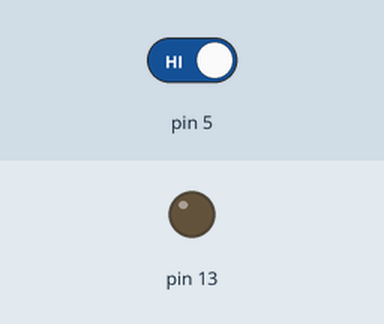
This sketch was run on a simulated Arduino Uno, built with avr-gcc and run on an emulated ATmega328P. On the bench: output pins drawn as LEDs (lit = HIGH). The inputs (shaded band) are chosen by the test bench; at power-on: pin 5 HIGH.

Above: at 1.2 s.
1.3 s: pin 5 driven LOW
At 2.5 s:
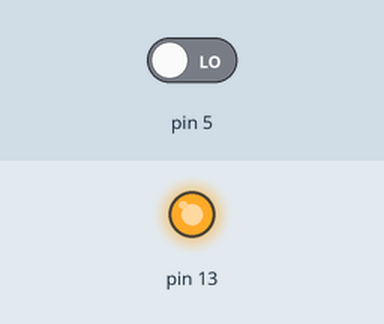
2.8 s: pin 5 driven HIGH
At 3.9 s:
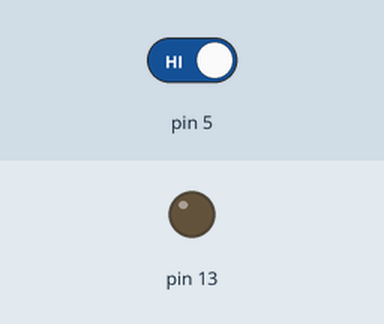
Timing chart, 0 to 5.8 s (numbered marks = the images above; inputs shaded):
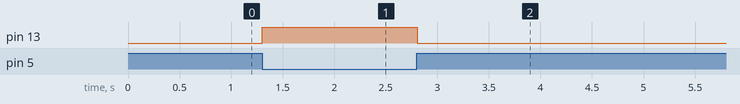

Measured:
- after the input at 1.3 s, pin 13: LOW → HIGH at once
- after the input at 2.8 s, pin 13: HIGH → LOW at once

The sketch:

IRSensor_project2.ino
```cpp
void setup()
{
  pinMode(13,OUTPUT);
  pinMode(5,INPUT);
  Serial.begin(9600);
}

void loop()
{
  if (digitalRead(5)==LOW)
  {
    digitalWrite(13,HIGH);
    delay(10);
  }
  else
  {
    digitalWrite(13,LOW);
    delay(10);
  }
}
```
